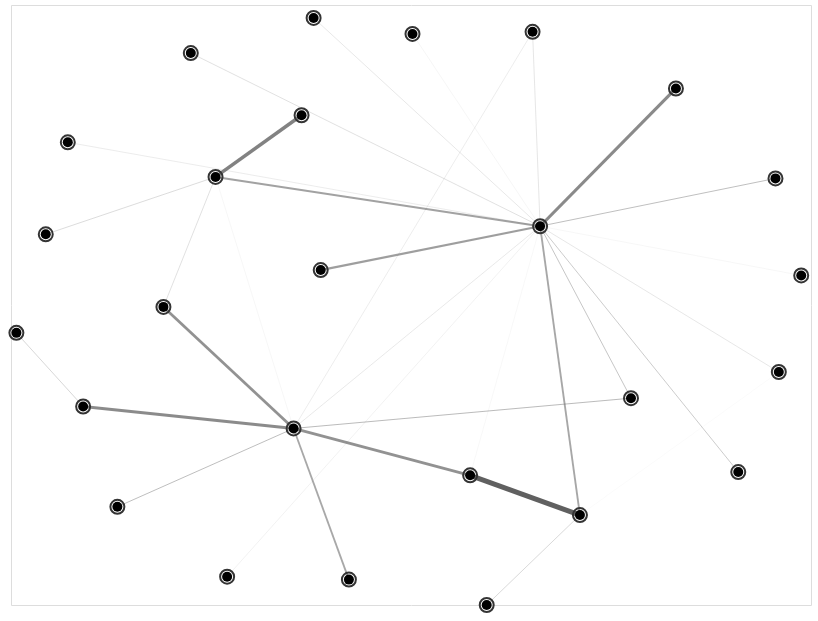

Write notebook code for a chart like this one.
### Markdown cell above
Unstyled one liner

### Code cell
g_viz(G, weight_attr="weight")

### Figure 1 — Vega-Lite specification as saved in the notebook (floating-point values rounded to 4 significant figures)
{"config": {"view": {"continuousWidth": 400, "continuousHeight": 300}}, "layer": [{"data": {"name": "data-9cc7b98dc5c02a14fc6aa2b5f424c69b"}, "mark": "line", "encoding": {"color": {"value": "#606060"}, "detail": {"field": "edge", "type": "quantitative"}, "opacity": {"field": "weight", "legend": null, "scale": {"range": [0.3, 1]}, "type": "quantitative"}, "strokeWidth": {"field": "weight", "legend": null, "scale": {"range": [0.1, 5]}, "type": "quantitative"}, "x": {"axis": {"domain": false, "grid": false, "labels": false, "ticks": false, "title": ""}, "field": "x", "type": "quantitative"}, "y": {"axis": {"domain": false, "grid": false, "labels": false, "ticks": false, "title": ""}, "field": "y", "type": "quantitative"}}}, {"layer": [{"mark": "circle", "encoding": {"fill": {"value": "rgba(0,0,0,0"}, "opacity": {"value": 1}, "size": {"field": "__node_halo_size", "legend": null, "scale": null, "type": "quantitative"}, "stroke": {"value": "#343434"}, "strokeWidth": {"value": 2}, "x": {"axis": {"domain": false, "grid": false, "labels": false, "ticks": false, "title": ""}, "field": "x", "type": "quantitative"}, "y": {"axis": {"domain": false, "grid": false, "labels": false, "ticks": false, "title": ""}, "field": "y", "type": "quantitative"}}}, {"mark": "circle", "encoding": {"fill": {"value": "#000"}, "opacity": {"value": 1}, "size": {"value": 100}, "stroke": {"value": "#565656"}, "strokeWidth": {"value": 0}, "tooltip": [], "x": {"axis": {"domain": false, "grid": false, "labels": false, "ticks": false, "title": ""}, "field": "x", "type": "quantitative"}, "y": {"axis": {"domain": false, "grid": false, "labels": false, "ticks": false, "title": ""}, "field": "y", "type": "quantitative"}}}], "data": {"name": "data-59880c24f76159f80ec88fe839242636"}}], "height": 600, "resolve": {"scale": {"color": "independent", "fill": "independent", "opacity": "independent", "size": "independent", "strokeWidth": "independent"}}, "width": 800, "$schema": "https://vega.github.io/schema/vega-lite/v4.17.0.json", "datasets": {"data-9cc7b98dc5c02a14fc6aa2b5f424c69b": [{"y": 129.7, "x": 459.1, "source": "a", "target": "b", "pair": ["a", "b"], "edge": 0, "weight": 2.171}, {"y": 176.6, "x": 282.6, "source": "a", "target": "b", "pair": ["a", "b"], "edge": 0, "weight": 2.171}, {"y": 129.7, "x": 459.1, "source": "a", "target": "c", "pair": ["a", "c"], "edge": 1, "weight": 0.08112}, {"y": 378.8, "x": 529.1, "source": "a", "target": "c", "pair": ["a", "c"], "edge": 1, "weight": 0.08112}, {"y": 129.7, "x": 459.1, "source": "a", "target": "e", "pair": ["a", "e"], "edge": 2, "weight": 3.894}, {"y": 89.96, "x": 569.0, "source": "a", "target": "e", "pair": ["a", "e"], "edge": 2, "weight": 3.894}, {"y": 176.6, "x": 282.6, "source": "b", "target": "c", "pair": ["b", "c"], "edge": 3, "weight": 0.2846}, {"y": 378.8, "x": 529.1, "source": "b", "target": "c", "pair": ["b", "c"], "edge": 3, "weight": 0.2846}, {"y": 176.6, "x": 282.6, "source": "b", "target": "i", "pair": ["b", "i"], "edge": 4, "weight": 1.398}, {"y": 25.39, "x": 337.9, "source": "b", "target": "i", "pair": ["b", "i"], "edge": 4, "weight": 1.398}, {"y": 176.6, "x": 282.6, "source": "b", "target": "f", "pair": ["b", "f"], "edge": 5, "weight": 0.748}, {"y": 206.8, "x": 620.0, "source": "b", "target": "f", "pair": ["b", "f"], "edge": 5, "weight": 0.748}, {"y": 176.6, "x": 282.6, "source": "b", "target": "o", "pair": ["b", "o"], "edge": 6, "weight": 2.381}, {"y": 198.5, "x": 72.14, "source": "b", "target": "o", "pair": ["b", "o"], "edge": 6, "weight": 2.381}, {"y": 176.6, "x": 282.6, "source": "b", "target": "m", "pair": ["b", "m"], "edge": 7, "weight": 2.155}, {"y": 298.1, "x": 152.4, "source": "b", "target": "m", "pair": ["b", "m"], "edge": 7, "weight": 2.155}, {"y": 176.6, "x": 282.6, "source": "b", "target": "k", "pair": ["b", "k"], "edge": 8, "weight": 0.09351}, {"y": 428.1, "x": 204.5, "source": "b", "target": "k", "pair": ["b", "k"], "edge": 8, "weight": 0.09351}, {"y": 176.6, "x": 282.6, "source": "b", "target": "s", "pair": ["b", "s"], "edge": 9, "weight": 0.7285}, {"y": 98.21, "x": 106.4, "source": "b", "target": "s", "pair": ["b", "s"], "edge": 9, "weight": 0.7285}, {"y": 176.6, "x": 282.6, "source": "b", "target": "b", "pair": ["b", "b"], "edge": 10, "weight": 0.421}, {"y": 176.6, "x": 282.6, "source": "b", "target": "b", "pair": ["b", "b"], "edge": 10, "weight": 0.421}, {"y": 176.6, "x": 282.6, "source": "b", "target": "h", "pair": ["b", "h"], "edge": 11, "weight": 0.2386}, {"y": 573.2, "x": 521.6, "source": "b", "target": "h", "pair": ["b", "h"], "edge": 11, "weight": 0.2386}, {"y": 378.8, "x": 529.1, "source": "c", "target": "c", "pair": ["c", "c"], "edge": 12, "weight": 0.4473}, {"y": 378.8, "x": 529.1, "source": "c", "target": "c", "pair": ["c", "c"], "edge": 12, "weight": 0.4473}, {"y": 378.8, "x": 529.1, "source": "c", "target": "d", "pair": ["c", "d"], "edge": 13, "weight": 0.3158}, {"y": 233.0, "x": 767.8, "source": "c", "target": "d", "pair": ["c", "d"], "edge": 13, "weight": 0.3158}, {"y": 378.8, "x": 529.1, "source": "c", "target": "e", "pair": ["c", "e"], "edge": 14, "weight": 1.434}, {"y": 89.96, "x": 569.0, "source": "c", "target": "e", "pair": ["c", "e"], "edge": 14, "weight": 1.434}, {"y": 378.8, "x": 529.1, "source": "c", "target": "f", "pair": ["c", "f"], "edge": 15, "weight": 0.6502}, {"y": 206.8, "x": 620.0, "source": "c", "target": "f", "pair": ["c", "f"], "edge": 15, "weight": 0.6502}, {"y": 378.8, "x": 529.1, "source": "c", "target": "g", "pair": ["c", "g"], "edge": 16, "weight": 0.1042}, {"y": 329.5, "x": 790.2, "source": "c", "target": "g", "pair": ["c", "g"], "edge": 16, "weight": 0.1042}, {"y": 378.8, "x": 529.1, "source": "c", "target": "h", "pair": ["c", "h"], "edge": 17, "weight": 0.3221}, {"y": 573.2, "x": 521.6, "source": "c", "target": "h", "pair": ["c", "h"], "edge": 17, "weight": 0.3221}, {"y": 378.8, "x": 529.1, "source": "c", "target": "k", "pair": ["c", "k"], "edge": 18, "weight": 1.582}, {"y": 428.1, "x": 204.5, "source": "c", "target": "k", "pair": ["c", "k"], "edge": 18, "weight": 1.582}, {"y": 378.8, "x": 529.1, "source": "c", "target": "l", "pair": ["c", "l"], "edge": 19, "weight": 0.7215}, {"y": 426.6, "x": 764.5, "source": "c", "target": "l", "pair": ["c", "l"], "edge": 19, "weight": 0.7215}, {"y": 378.8, "x": 529.1, "source": "c", "target": "n", "pair": ["c", "n"], "edge": 20, "weight": 0.6038}, {"y": 132.9, "x": 727.3, "source": "c", "target": "n", "pair": ["c", "n"], "edge": 20, "weight": 0.6038}, {"y": 378.8, "x": 529.1, "source": "c", "target": "p", "pair": ["c", "p"], "edge": 21, "weight": 0.2946}, {"y": 587.1, "x": 302.6, "source": "c", "target": "p", "pair": ["c", "p"], "edge": 21, "weight": 0.2946}, {"y": 378.8, "x": 529.1, "source": "c", "target": "r", "pair": ["c", "r"], "edge": 22, "weight": 0.121}, {"y": 571.0, "x": 401.5, "source": "c", "target": "r", "pair": ["c", "r"], "edge": 22, "weight": 0.121}, {"y": 378.8, "x": 529.1, "source": "c", "target": "t", "pair": ["c", "t"], "edge": 23, "weight": 1.739}, {"y": 334.9, "x": 309.7, "source": "c", "target": "t", "pair": ["c", "t"], "edge": 23, "weight": 1.739}, {"y": 378.8, "x": 529.1, "source": "c", "target": "u", "pair": ["c", "u"], "edge": 24, "weight": 0.3824}, {"y": 551.9, "x": 179.8, "source": "c", "target": "u", "pair": ["c", "u"], "edge": 24, "weight": 0.3824}, {"y": 378.8, "x": 529.1, "source": "c", "target": "v", "pair": ["c", "v"], "edge": 25, "weight": 0.1652}, {"y": 28.33, "x": 216.1, "source": "c", "target": "v", "pair": ["c", "v"], "edge": 25, "weight": 0.1652}, {"y": 378.8, "x": 529.1, "source": "c", "target": "y", "pair": ["c", "y"], "edge": 26, "weight": 0.242}, {"y": 462.7, "x": 56.8, "source": "c", "target": "y", "pair": ["c", "y"], "edge": 26, "weight": 0.242}, {"y": 378.8, "x": 529.1, "source": "c", "target": "z", "pair": ["c", "z"], "edge": 27, "weight": 2.432}, {"y": 516.5, "x": 664.9, "source": "c", "target": "z", "pair": ["c", "z"], "edge": 27, "weight": 2.432}, {"y": 233.0, "x": 767.8, "source": "d", "target": "e", "pair": ["d", "e"], "edge": 28, "weight": 0.04407}, {"y": 89.96, "x": 569.0, "source": "d", "target": "e", "pair": ["d", "e"], "edge": 28, "weight": 0.04407}, {"y": 89.96, "x": 569.0, "source": "e", "target": "j", "pair": ["e", "j"], "edge": 29, "weight": 0.4715}, {"y": 0.0, "x": 475.7, "source": "e", "target": "j", "pair": ["e", "j"], "edge": 29, "weight": 0.4715}, {"y": 428.1, "x": 204.5, "source": "k", "target": "m", "pair": ["k", "m"], "edge": 30, "weight": 0.3827}, {"y": 298.1, "x": 152.4, "source": "k", "target": "m", "pair": ["k", "m"], "edge": 30, "weight": 0.3827}, {"y": 428.1, "x": 204.5, "source": "k", "target": "q", "pair": ["k", "q"], "edge": 31, "weight": 0.437}, {"y": 370.7, "x": 34.76, "source": "k", "target": "q", "pair": ["k", "q"], "edge": 31, "weight": 0.437}, {"y": 428.1, "x": 204.5, "source": "k", "target": "w", "pair": ["k", "w"], "edge": 32, "weight": 2.708}, {"y": 489.8, "x": 290.6, "source": "k", "target": "w", "pair": ["k", "w"], "edge": 32, "weight": 2.708}, {"y": 198.5, "x": 72.14, "source": "o", "target": "x", "pair": ["o", "x"], "edge": 33, "weight": 0.4919}, {"y": 272.1, "x": 5.391, "source": "o", "target": "x", "pair": ["o", "x"], "edge": 33, "weight": 0.4919}], "data-59880c24f76159f80ec88fe839242636": [{"name": "Rosie", "y": 129.7, "id": "a", "x": 459.1, "degree_centrality": 0.12, "job": "Surveyor, planning and development", "country": "Korea", "__node_size": 100, "__node_r": 5.0, "__node_halo_size": 196.0}, {"name": "Mary", "y": 176.6, "id": "b", "x": 282.6, "degree_centrality": 0.44, "job": "Financial trader", "country": "Jamaica", "__node_size": 100, "__node_r": 5.0, "__node_halo_size": 196.0}, {"name": "Sandra", "y": 378.8, "id": "c", "x": 529.1, "degree_centrality": 0.76, "job": "Nurse, adult", "country": "Vietnam", "__node_size": 100, "__node_r": 5.0, "__node_halo_size": 196.0}, {"name": "Francis", "y": 233.0, "id": "d", "x": 767.8, "degree_centrality": 0.08, "job": "Health and safety adviser", "country": "Netherlands Antilles", "__node_size": 100, "__node_r": 5.0, "__node_halo_size": 196.0}, {"name": "Stephen", "y": 89.96, "id": "e", "x": 569.0, "degree_centrality": 0.16, "job": "Health and safety adviser", "country": "Korea", "__node_size": 100, "__node_r": 5.0, "__node_halo_size": 196.0}, {"name": "Denise", "y": 206.8, "id": "f", "x": 620.0, "degree_centrality": 0.08, "job": "Private music teacher", "country": "Vietnam", "__node_size": 100, "__node_r": 5.0, "__node_halo_size": 196.0}, {"name": "Tony", "y": 329.5, "id": "g", "x": 790.2, "degree_centrality": 0.04, "job": "Comptroller", "country": "Vietnam", "__node_size": 100, "__node_r": 5.0, "__node_halo_size": 196.0}, {"name": "Ann", "y": 573.2, "id": "h", "x": 521.6, "degree_centrality": 0.08, "job": "Private music teacher", "country": "Vietnam", "__node_size": 100, "__node_r": 5.0, "__node_halo_size": 196.0}, {"name": "Ryan", "y": 25.39, "id": "i", "x": 337.9, "degree_centrality": 0.04, "job": "Licensed conveyancer", "country": "Jamaica", "__node_size": 100, "__node_r": 5.0, "__node_halo_size": 196.0}, {"name": "Charlotte", "y": 0.0, "id": "j", "x": 475.7, "degree_centrality": 0.04, "job": "Private music teacher", "country": "Korea", "__node_size": 100, "__node_r": 5.0, "__node_halo_size": 196.0}, {"name": "Kimberley", "y": 428.1, "id": "k", "x": 204.5, "degree_centrality": 0.2, "job": "Comptroller", "country": "Netherlands Antilles", "__node_size": 100, "__node_r": 5.0, "__node_halo_size": 196.0}, {"name": "Wendy", "y": 426.6, "id": "l", "x": 764.5, "degree_centrality": 0.04, "job": "Nurse, adult", "country": "Vietnam", "__node_size": 100, "__node_r": 5.0, "__node_halo_size": 196.0}, {"name": "Gordon", "y": 298.1, "id": "m", "x": 152.4, "degree_centrality": 0.08, "job": "Licensed conveyancer", "country": "Netherlands Antilles", "__node_size": 100, "__node_r": 5.0, "__node_halo_size": 196.0}, {"name": "Nicholas", "y": 132.9, "id": "n", "x": 727.3, "degree_centrality": 0.04, "job": "Licensed conveyancer", "country": "Netherlands Antilles", "__node_size": 100, "__node_r": 5.0, "__node_halo_size": 196.0}, {"name": "Ross", "y": 198.5, "id": "o", "x": 72.14, "degree_centrality": 0.08, "job": "Private music teacher", "country": "Jamaica", "__node_size": 100, "__node_r": 5.0, "__node_halo_size": 196.0}, {"name": "Rhys", "y": 587.1, "id": "p", "x": 302.6, "degree_centrality": 0.04, "job": "Nurse, adult", "country": "Korea", "__node_size": 100, "__node_r": 5.0, "__node_halo_size": 196.0}, {"name": "Lauren", "y": 370.7, "id": "q", "x": 34.76, "degree_centrality": 0.04, "job": "Surveyor, planning and development", "country": "Netherlands Antilles", "__node_size": 100, "__node_r": 5.0, "__node_halo_size": 196.0}, {"name": "Ann", "y": 571.0, "id": "r", "x": 401.5, "degree_centrality": 0.04, "job": "Surveyor, planning and development", "country": "Vietnam", "__node_size": 100, "__node_r": 5.0, "__node_halo_size": 196.0}, {"name": "Abbie", "y": 98.21, "id": "s", "x": 106.4, "degree_centrality": 0.04, "job": "Minerals surveyor", "country": "Vietnam", "__node_size": 100, "__node_r": 5.0, "__node_halo_size": 196.0}, {"name": "Katherine", "y": 334.9, "id": "t", "x": 309.7, "degree_centrality": 0.04, "job": "Financial trader", "country": "Vietnam", "__node_size": 100, "__node_r": 5.0, "__node_halo_size": 196.0}, {"name": "Glenn", "y": 551.9, "id": "u", "x": 179.8, "degree_centrality": 0.04, "job": "Licensed conveyancer", "country": "Vietnam", "__node_size": 100, "__node_r": 5.0, "__node_halo_size": 196.0}, {"name": "Jason", "y": 28.33, "id": "v", "x": 216.1, "degree_centrality": 0.04, "job": "Minerals surveyor", "country": "Jamaica", "__node_size": 100, "__node_r": 5.0, "__node_halo_size": 196.0}, {"name": "Tony", "y": 489.8, "id": "w", "x": 290.6, "degree_centrality": 0.04, "job": "Financial trader", "country": "Vietnam", "__node_size": 100, "__node_r": 5.0, "__node_halo_size": 196.0}, {"name": "Angela", "y": 272.1, "id": "x", "x": 5.391, "degree_centrality": 0.04, "job": "Comptroller", "country": "Vietnam", "__node_size": 100, "__node_r": 5.0, "__node_halo_size": 196.0}, {"name": "Linda", "y": 462.7, "id": "y", "x": 56.8, "degree_centrality": 0.04, "job": "Financial trader", "country": "Korea", "__node_size": 100, "__node_r": 5.0, "__node_halo_size": 196.0}, {"name": "Sian", "y": 516.5, "id": "z", "x": 664.9, "degree_centrality": 0.04, "job": "Comptroller", "country": "Korea", "__node_size": 100, "__node_r": 5.0, "__node_halo_size": 196.0}]}}
